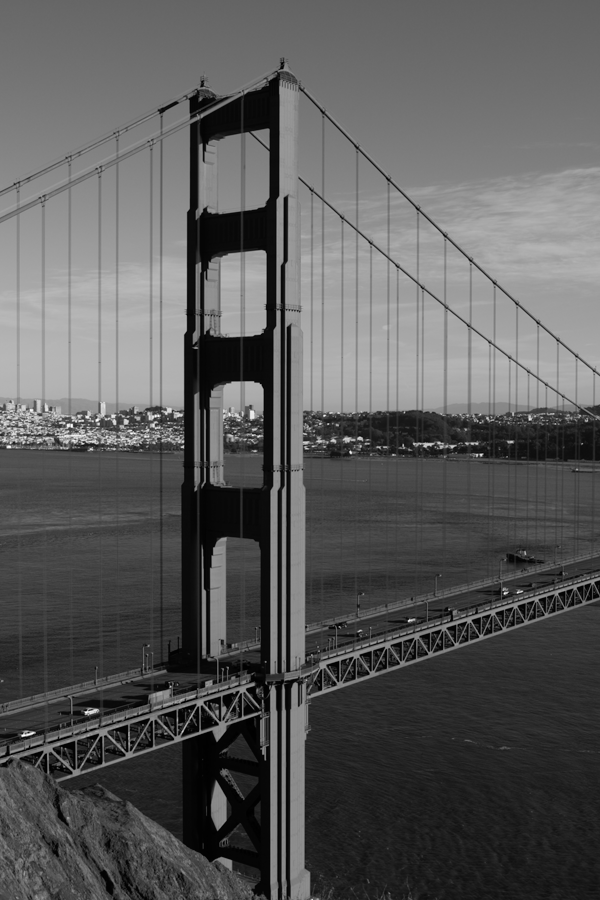
#> input picture Ch03/code/goldengate1.png, 600 x 900 px
$ python image_stitching.py
#> lines starting #> are read from the running program, lines starting #| are printed output that depends on the picture; after the words box and inside, x2 and y2 are one past the last pixel; in counts of white or black regions, pixels touching at a corner belong together
import os
from skimage.feature import ORB, match_descriptors
from skimage.io import imread, imsave
from skimage.measure import ransac
from skimage.transform import ProjectiveTransform, SimilarityTransform, warp
from skimage.color import rgb2gray, gray2rgb
from skimage.exposure import rescale_intensity
import numpy as np

image0 = imread('goldengate1.png')
#> image0 is the input picture: shape (900, 600); min 0, max 255, mean 89.9
if len(image0.shape) > 2 and image0.shape[2] == 3:
    image0 = rgb2gray(image0)

image1 = imread('goldengate2.png')
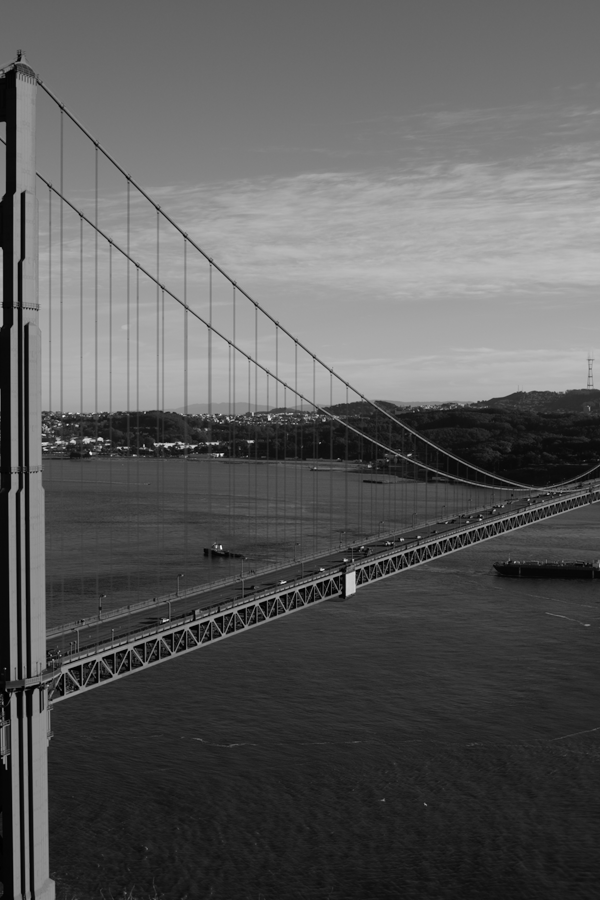
#> input picture Ch03/code/goldengate2.png, 600 x 900 px
#> image1 is the input picture: shape (900, 600); min 0, max 246, mean 90
if len(image1.shape) > 2 and image1.shape[2] == 3:
    image1 = rgb2gray(image1)

orb = ORB(n_keypoints=1000, fast_threshold=0.05)

orb.detect_and_extract(image0)
keypoints1 = orb.keypoints
descriptors1 = orb.descriptors

orb.detect_and_extract(image1)
keypoints2 = orb.keypoints
descriptors2 = orb.descriptors

matches12 = match_descriptors(descriptors1,
                              descriptors2,
                              cross_check=True)

src = keypoints2[matches12[:, 1]][:, ::-1]
dst = keypoints1[matches12[:, 0]][:, ::-1]

transform_model, inliers = \
    ransac((src, dst), ProjectiveTransform,
           min_samples=4, residual_threshold=2)

r, c = image1.shape[:2]
#> r = 900; c = 600

corners = np.array([[0, 0],
                    [0, r],
                    [c, 0],
                    [c, r]])
#> corners = [[0, 0], [0, 900], [600, 0], [600, 900]]

warped_corners = transform_model(corners)

all_corners = np.vstack((warped_corners, corners))

corner_min = np.min(all_corners, axis=0)
#> corner_min = [0, -27.09]
corner_max = np.max(all_corners, axis=0)
#> corner_max = [893.6, 930]

output_shape = (corner_max - corner_min)
#> output_shape = [893.6, 957]
output_shape = np.ceil(output_shape[::-1])

offset = SimilarityTransform(translation=-corner_min)

image0_warp = warp(image0, offset.inverse,
                   output_shape=output_shape, cval=-1)

image1_warp = warp(image1, (transform_model + offset).inverse,
                   output_shape=output_shape, cval=-1)

image0_mask = (image0_warp != -1)
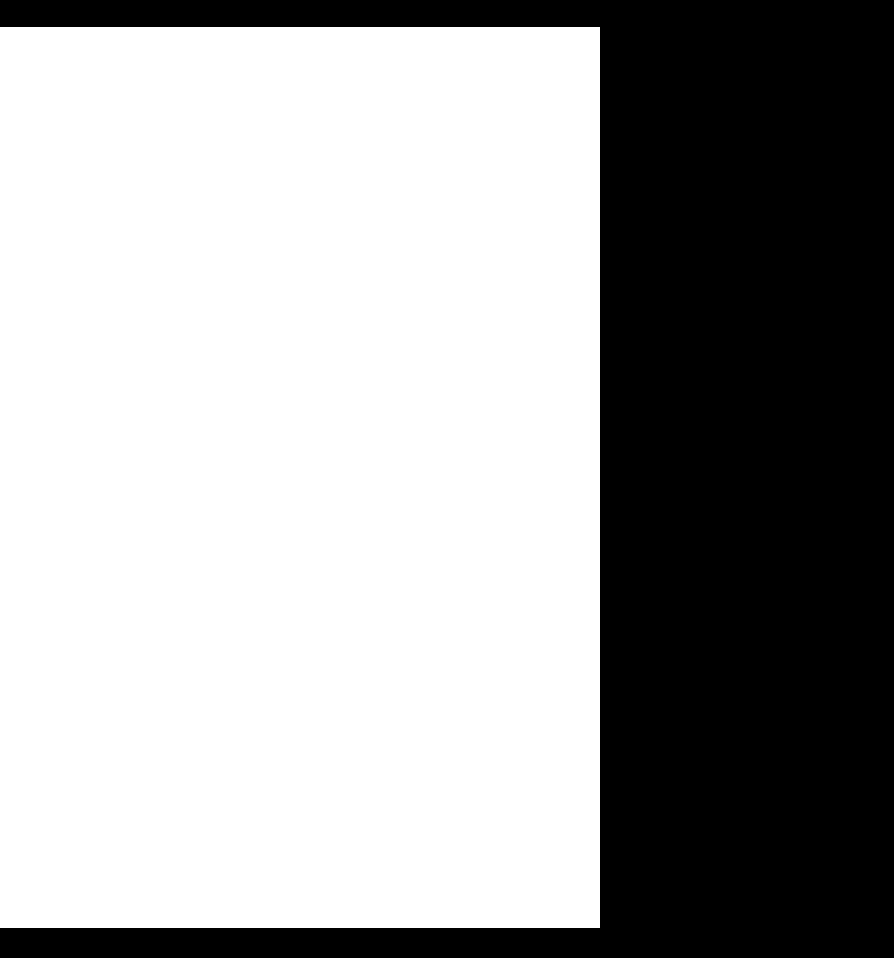
#> image0_mask: shape (958, 894) bool; 63.1% white; 1 black region, box (x1, y1, x2, y2) and area: (0, 0, 894, 958) 315852
image0_warp[~image0_mask] = 0


image1_mask = (image1_warp != -1)
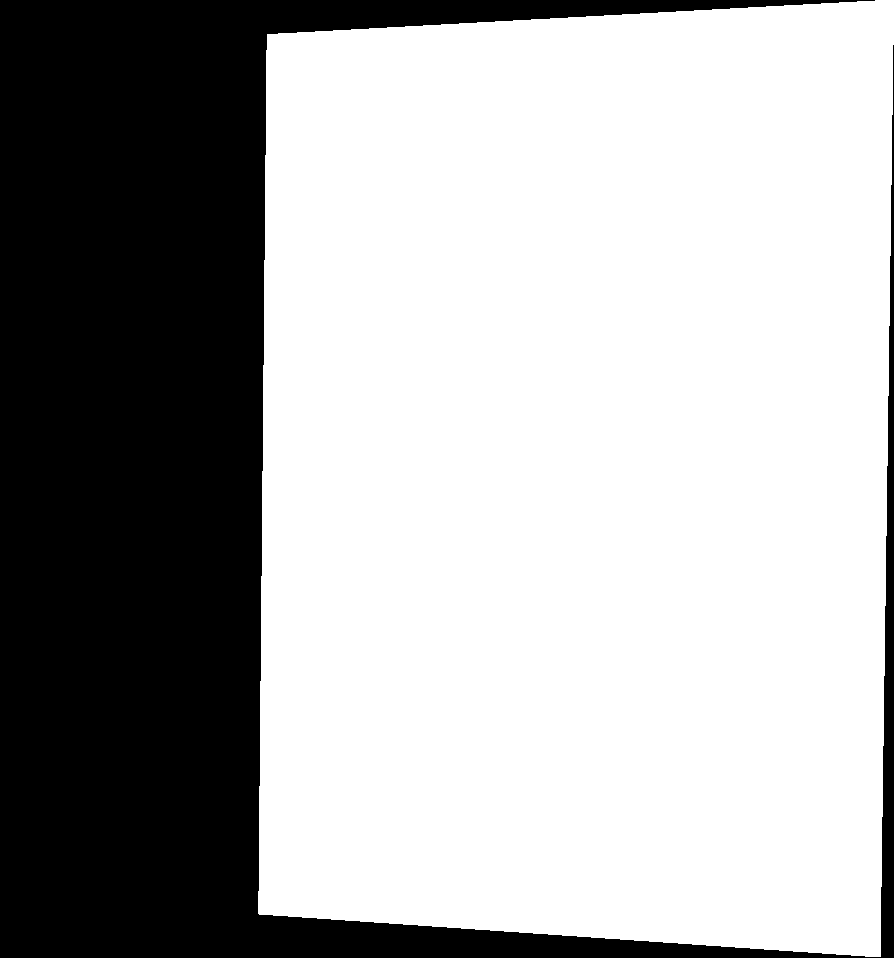
#> image1_mask: shape (958, 894) bool; 67.1% white; 1 black region, box (x1, y1, x2, y2) and area: (0, 0, 894, 958) 282023
image1_warp[~image1_mask] = 0
image0_alpha = np.dstack((gray2rgb(image0_warp), image0_mask[..., np.newaxis]))
image1_alpha = np.dstack((gray2rgb(image1_warp), image1_mask[..., np.newaxis]))

merged = (image0_alpha + image1_alpha)

alpha = merged[..., 3]
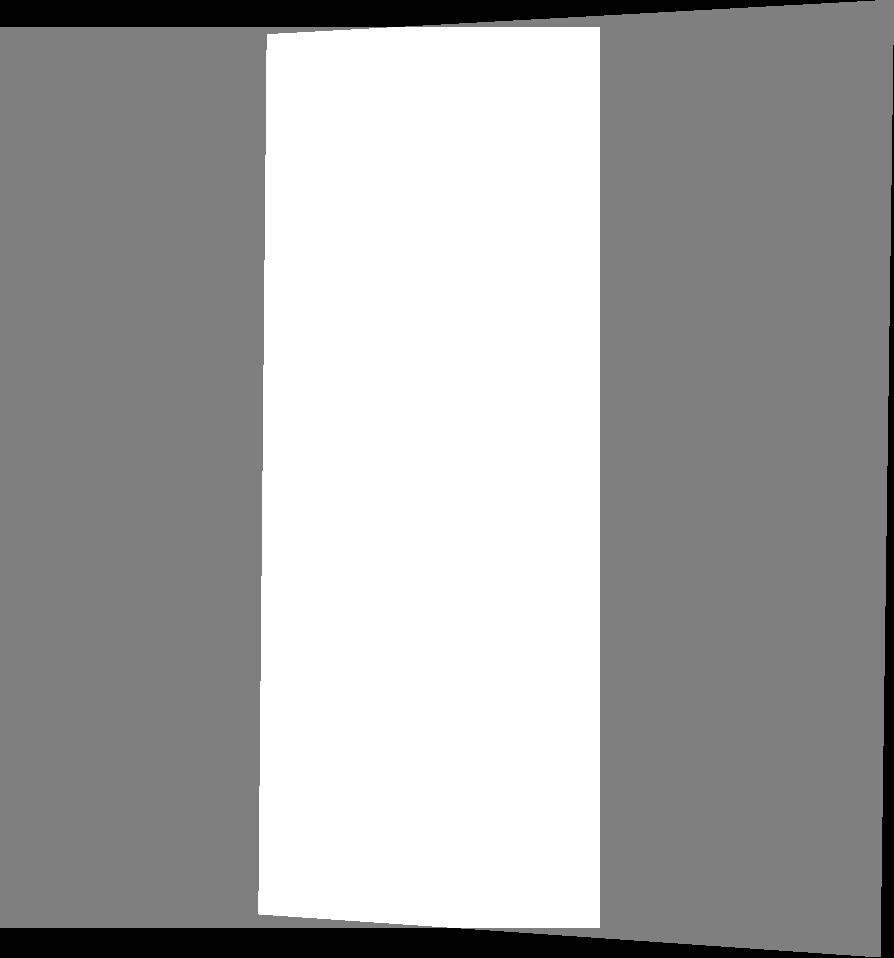
#> alpha: shape (958, 894) float64; min 0, max 2, mean 1.3; drawn with min black and max white
alpha[alpha==0] = 1e-10  # Avoid division by zero
#> alpha: shape (958, 894) float64; 5.11% of pixels changed, all inside (x1, y1, x2, y2) = (0, 0, 894, 958)
merged /= alpha[..., np.newaxis]
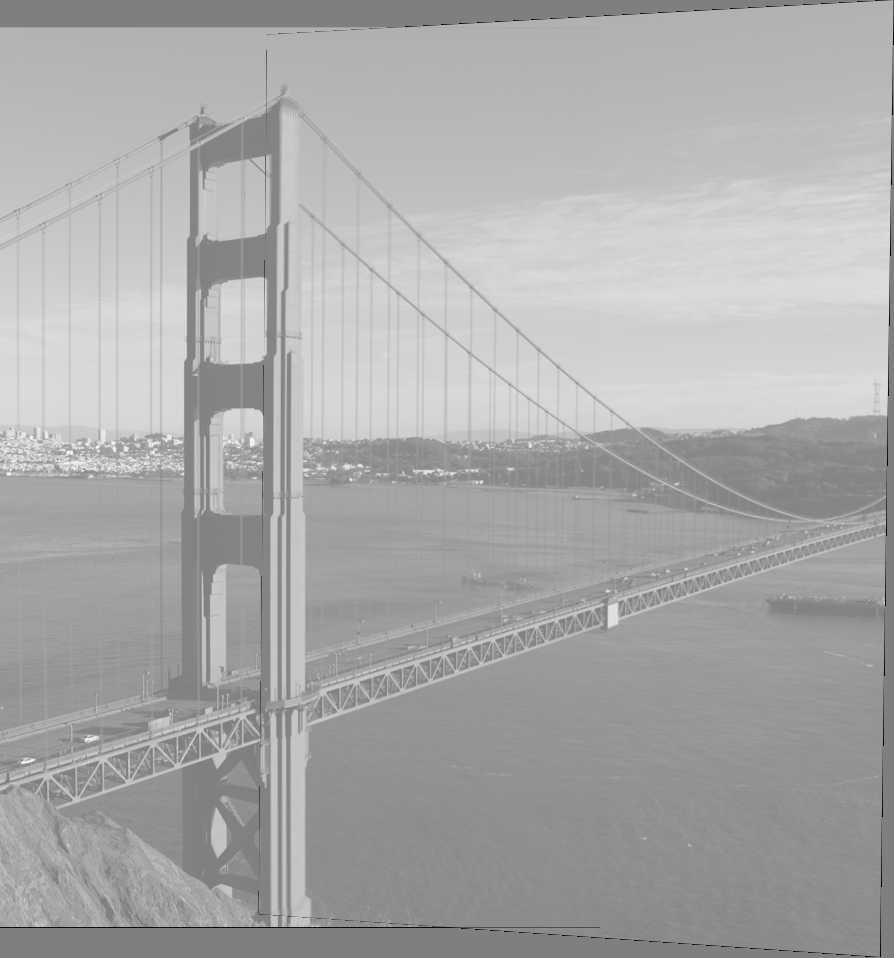
#> merged: shape (958, 894, 4) float64; mean R, G, B, A 0.332, 0.332, 0.332, 1; drawn with min black and max white

#> (the run stopped early here; a loop or call above may not have finished)
